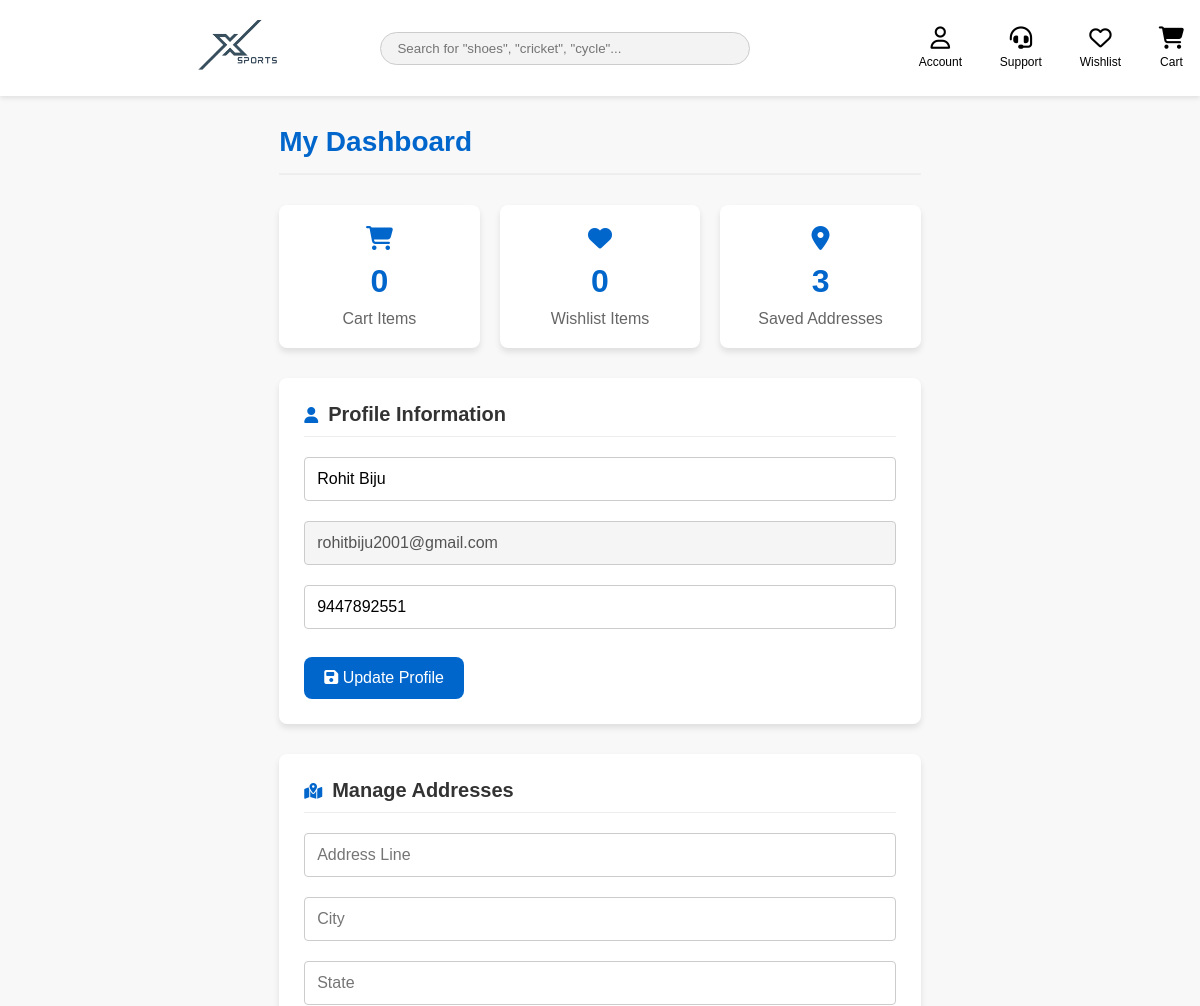
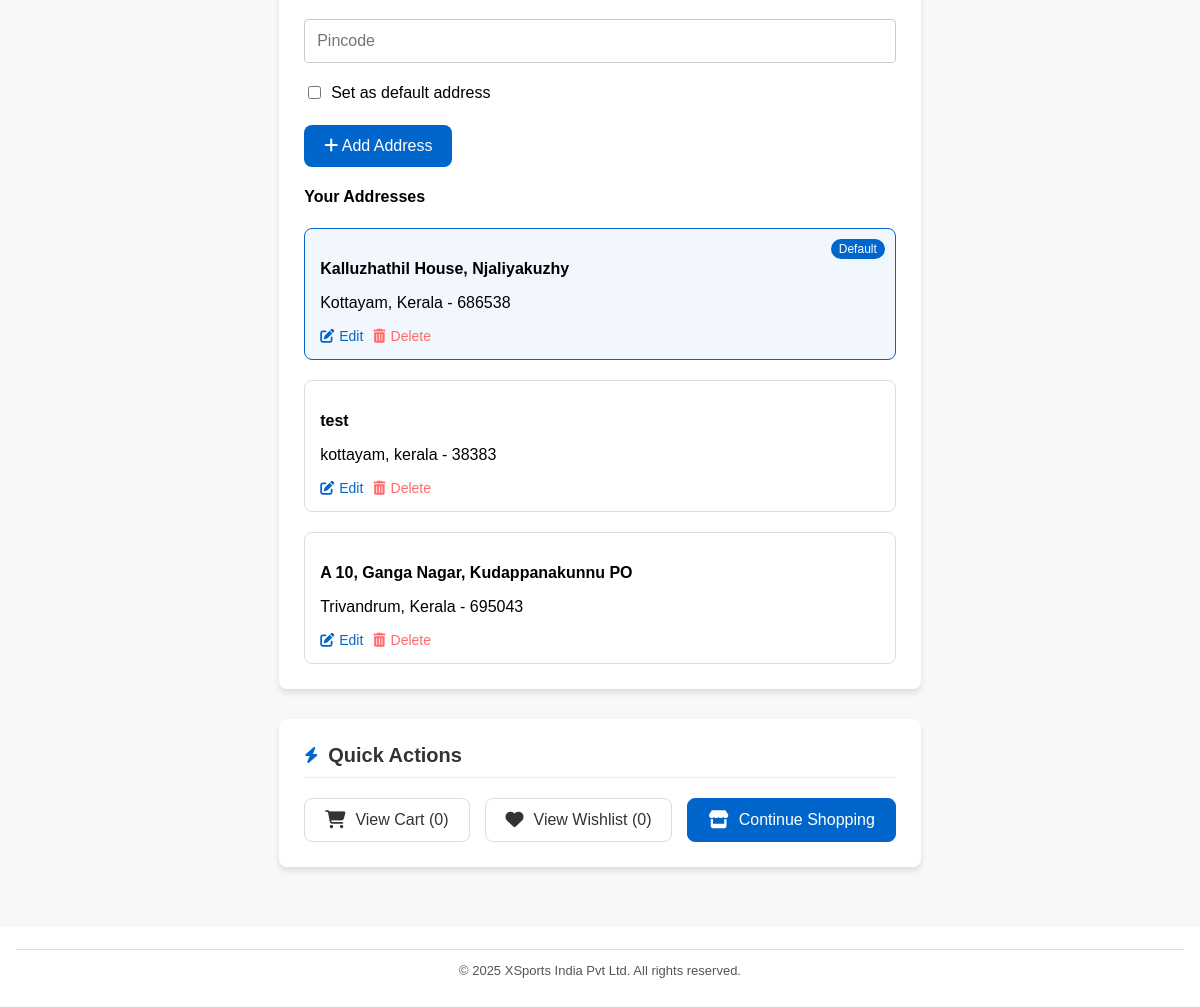
/dashboard.php (signed in), run on the app's committed database (2 pictures, top to bottom).
### tables this page shows
CREATE TABLE IF NOT EXISTS `users` (
  `id` int NOT NULL AUTO_INCREMENT,
  `email` varchar(191) NOT NULL,
  `password` varchar(255) NOT NULL,
  `name` varchar(100) NOT NULL,
  `phone` varchar(20) DEFAULT NULL,
  `created_at` timestamp NULL DEFAULT CURRENT_TIMESTAMP,
  PRIMARY KEY (`id`),
  UNIQUE KEY `email` (`email`)
);

CREATE TABLE IF NOT EXISTS `addresses` (
  `id` int NOT NULL AUTO_INCREMENT,
  `user_id` int NOT NULL,
  `address_line` varchar(255) NOT NULL,
  `city` varchar(100) NOT NULL,
  `state` varchar(100) NOT NULL,
  `pincode` varchar(20) NOT NULL,
  `selected` tinyint(1) DEFAULT '0',
  PRIMARY KEY (`id`),
  KEY `user_id` (`user_id`)
);

### dashboard.php (the view, shortened to what this page needs)
<?php
require_once 'includes/db.php';
$user_id = $_SESSION['user_id'];
$stmt = $pdo->prepare('SELECT * FROM users WHERE id = ?');
$stmt->execute([$user_id]);
$user = $stmt->fetch();
$stmt = $pdo->prepare('SELECT * FROM addresses WHERE user_id = ? ORDER BY selected DESC, id DESC');
$stmt->execute([$user_id]);
$addresses = $stmt->fetchAll();
$edit_address = null;
?>
<!DOCTYPE html>
<html>
<head>
    <link rel="stylesheet" href="assets/style.css">
    <link rel="stylesheet" href="https://cdnjs.cloudflare.com/ajax/libs/font-awesome/6.0.0/css/all.min.css">
</head>
<body>
    <?php include 'includes/header.php'; ?>
    <div class="dashboard-container">
        <div class="dashboard-header">
            <h1 class="dashboard-title">My Dashboard</h1>
        </div>
        <div class="stats-grid">
            <div class="stat-card">
                <div class="stat-icon"><i class="fas fa-shopping-cart"></i></div>
                <div class="stat-number"><?php echo $cart_count; ?></div>
                <p class="stat-label">Cart Items</p>
            </div>
            <div class="stat-card">
                <div class="stat-icon"><i class="fas fa-heart"></i></div>
                <div class="stat-number"><?php echo $wishlist_count; ?></div>
                <p class="stat-label">Wishlist Items</p>
            </div>
            <div class="stat-card">
                <div class="stat-icon"><i class="fas fa-map-marker-alt"></i></div>
                <div class="stat-number"><?php echo count($addresses); ?></div>
                <p class="stat-label">Saved Addresses</p>
            </div>
        </div>
        <div class="dashboard-section">
            <div class="section-header">
                <i class="fas fa-user section-icon"></i>
                <h3 class="section-title">Profile Information</h3>
            </div>
            <form method="post">
                <div class="form-group">
                    <input type="text" class="form-control" name="name" placeholder="Full Name" value="<?php echo htmlspecialchars($user['name']); ?>" required>
                </div>
                <div class="form-group">
                    <input type="email" class="form-control" value="<?php echo htmlspecialchars($user['email']); ?>" disabled>
                </div>
                <div class="form-group">
                    <input type="text" class="form-control" name="phone" placeholder="Phone Number" value="<?php echo htmlspecialchars($user['phone'] ?? ''); ?>">
                </div>
                <button type="submit" class="btn-primary" name="update_profile">
                    <i class="fas fa-save"></i> Update Profile
                </button>
            </form>
        </div>
        <div class="dashboard-section">
            <div class="section-header">
                <i class="fas fa-map-marked-alt section-icon"></i>
                <h3 class="section-title">Manage Addresses</h3>
            </div>
            <form method="post">
                <div class="form-group">
                    <input type="text" class="form-control" name="address_line" placeholder="Address Line" value="<?php echo htmlspecialchars($edit_address['address_line'] ?? ''); ?>" required>
                </div>
                <div class="form-group">
                    <input type="text" class="form-control" name="city" placeholder="City" value="<?php echo htmlspecialchars($edit_address['city'] ?? ''); ?>" required>
                </div>
                <div class="form-group">
                    <input type="text" class="form-control" name="state" placeholder="State" value="<?php echo htmlspecialchars($edit_address['state'] ?? ''); ?>" required>
                </div>
                <div class="form-group">
                    <input type="text" class="form-control" name="pincode" placeholder="Pincode" value="<?php echo htmlspecialchars($edit_address['pincode'] ?? ''); ?>" required>
                </div>
                <div class="checkbox-container">
                    <input type="checkbox" id="default-address" name="selected" <?php echo ($edit_address['selected'] ?? false) ? 'checked' : ''; ?>>
                    <label for="default-address">Set as default address</label>
                </div>
                <button type="submit" class="btn-primary" name="<?php echo $edit_address ? 'update_address' : 'add_address'; ?>">
                    <i class="fas fa-<?php echo $edit_address ? 'edit' : 'plus'; ?>"></i>
                    <?php echo $edit_address ? 'Update' : 'Add'; ?> Address
                </button>
            </form>
            <h4>Your Addresses</h4>
            <?php if (empty($addresses)): ?>
                <p>No addresses saved yet.</p>
            <?php else: ?>
                <div class="address-grid">
                    <?php foreach ($addresses as $address): ?>
                        <div class="address-card <?php echo $address['selected'] ? 'default' : ''; ?>">
                            <?php if ($address['selected']): ?>
                                <span class="default-badge">Default</span>
                            <?php endif; ?>
                            <div class="address-content">
                                <p><strong><?php echo htmlspecialchars($address['address_line']); ?></strong></p>
                                <p><?php echo htmlspecialchars($address['city']); ?>, <?php echo htmlspecialchars($address['state']); ?> - <?php echo htmlspecialchars($address['pincode']); ?></p>
                            </div>
                            <div class="address-actions">
                                <a href="dashboard.php?edit_address=<?php echo $address['id']; ?>" class="action-link">
                                    <i class="fas fa-edit"></i> Edit
                                </a>
                                <a href="dashboard.php?delete_address=<?php echo $address['id']; ?>" onclick="return confirm('Delete this address?');" class="action-link delete">
                                    <i class="fas fa-trash-alt"></i> Delete
                                </a>
                            </div>
                        </div>
                    <?php endforeach; ?>
                </div>
            <?php endif; ?>
        </div>
        <div class="dashboard-section">
            <div class="section-header">
                <i class="fas fa-bolt section-icon"></i>
                <h3 class="section-title">Quick Actions</h3>
            </div>
            <div class="quick-actions">
                <a href="cart.php" class="action-btn">
                    <i class="fas fa-shopping-cart"></i> View Cart (<?php echo $cart_count; ?>)
                </a>
                <a href="wishlist.php" class="action-btn">
                    <i class="fas fa-heart"></i> View Wishlist (<?php echo $wishlist_count; ?>)
                </a>
                <a href="index.php" class="action-btn primary">
                    <i class="fas fa-store"></i> Continue Shopping
                </a>
            </div>
        </div>
    </div>
    <?php include 'includes/footer.php'; ?>
</body>
</html>

### assets/style.css (style rules this page uses)
body { font-family: Arial, sans-serif; margin: 0; background: #f8f8f8; display: flex; min-height: 100vh; flex-direction: column; }
button { background: #005eb8; color: white; border: none; padding: 0.5rem; margin-top: 0.5rem; cursor: pointer; }
.form-group { margin-bottom: 20px; }
.form-group input[type="text"], .form-group input[type="email"], .form-group textarea { width: 100%; padding: 12px; border: 1px solid #ccc; border-radius: 4px; box-sizing: border-box; font-size: 16px; }

### dashboard.php (style rules this page uses)
:root { --primary-color: #0066cc; --secondary-color: #f8f9fa; --accent-color: #ff6b6b; --text-color: #333; --border-radius: 8px; --box-shadow: 0 4px 6px rgba(0, 0, 0, 0.1); --transition: all 0.3s ease; }
.dashboard-container { max-width: 1200px; margin: 30px auto; padding: 0 20px; }
.dashboard-header { display: flex; justify-content: space-between; align-items: center; margin-bottom: 30px; padding-bottom: 15px; border-bottom: 2px solid #eee; }
.dashboard-title { font-size: 28px; color: var(--primary-color); margin: 0; }
.stats-grid { display: grid; grid-template-columns: repeat(auto-fit, minmax(200px, 1fr)); gap: 20px; margin-bottom: 30px; }
.stat-card { background: white; border-radius: var(--border-radius); padding: 20px; text-align: center; box-shadow: var(--box-shadow); transition: var(--transition); }
.stat-number { font-size: 32px; font-weight: bold; color: var(--primary-color); margin: 10px 0; }
.stat-label { color: #666; font-size: 16px; margin: 0; }
.stat-icon { font-size: 24px; color: var(--primary-color); margin-bottom: 10px; }
.dashboard-section { background: white; border-radius: var(--border-radius); padding: 25px; margin-bottom: 30px; box-shadow: var(--box-shadow); }
.section-header { display: flex; align-items: center; margin-bottom: 20px; padding-bottom: 10px; border-bottom: 1px solid #eee; }
.section-title { font-size: 20px; margin: 0; color: var(--text-color); }
.section-icon { margin-right: 10px; color: var(--primary-color); }
.form-group { margin-bottom: 15px; }
.form-control { width: 100%; padding: 12px; border: 1px solid #ddd; border-radius: var(--border-radius); font-size: 16px; transition: var(--transition); }
.form-control:disabled { background-color: #f5f5f5; cursor: not-allowed; }
.btn-primary { background-color: var(--primary-color); color: white; border: none; padding: 12px 20px; border-radius: var(--border-radius); cursor: pointer; font-size: 16px; transition: var(--transition); }
.checkbox-container { display: flex; align-items: center; margin-bottom: 15px; }
.checkbox-container input { margin-right: 10px; }
.address-grid { display: grid; grid-template-columns: repeat(auto-fill, minmax(300px, 1fr)); gap: 20px; margin-top: 20px; }
.address-card { border: 1px solid #ddd; border-radius: var(--border-radius); padding: 15px; position: relative; transition: var(--transition); }
.address-card.default { border-color: var(--primary-color); background-color: rgba(0, 102, 204, 0.05); }
.default-badge { position: absolute; top: 10px; right: 10px; background-color: var(--primary-color); color: white; padding: 3px 8px; border-radius: 12px; font-size: 12px; }
.address-content { margin-bottom: 15px; }
.address-actions { display: flex; justify-content: flex-start; gap: 10px; }
.action-link { color: var(--primary-color); text-decoration: none; font-size: 14px; display: flex; align-items: center; }
.action-link i { margin-right: 5px; }
.action-link.delete { color: var(--accent-color); }
.quick-actions { display: flex; flex-wrap: wrap; gap: 15px; }
.action-btn { display: flex; align-items: center; background-color: white; border: 1px solid #ddd; padding: 12px 20px; border-radius: var(--border-radius); text-decoration: none; color: var(--text-color); transition: var(--transition); }
.action-btn i { margin-right: 10px; font-size: 18px; }
.action-btn.primary { background-color: var(--primary-color); color: white; border-color: var(--primary-color); }

### data on the page
users: name "Rohit Biju", email "rohitbiju2001@gmail.com", phone "9447892551"
addresses: selected "Default", address_line "Kalluzhathil House, Njaliyakuzhy", city "Kottayam", state "Kerala", pincode "686538"
addresses: address_line "test", city "kottayam", state "kerala", pincode "38383"
addresses: address_line "A 10, Ganga Nagar, Kudappanakunnu PO", city "Trivandrum", state "Kerala", pincode "695043"

### other printed values
$cart_count "0"
$wishlist_count "0"
count($addresses) "3"
